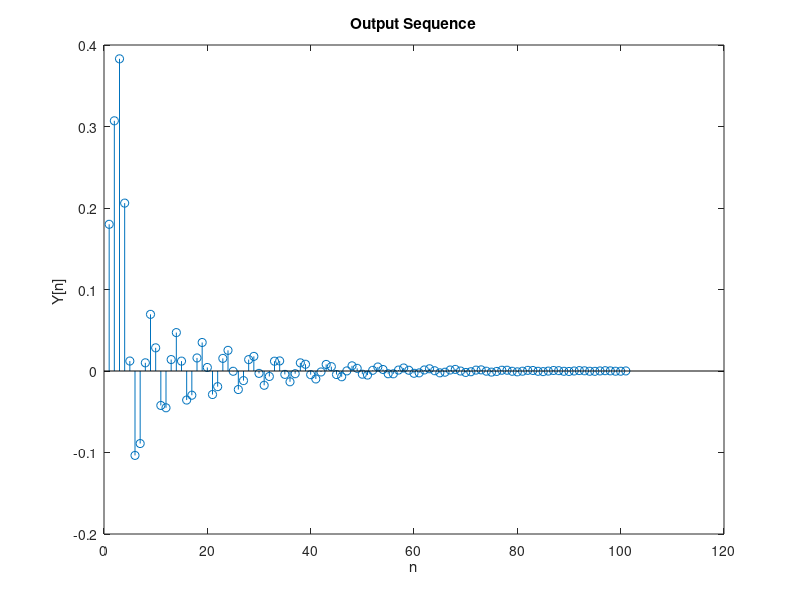

Write MATLAB code to recreate this figure.
%% *2.17*
% 
% 
% A discrete-time system is described by the following difference equation
% 
% *y[n] = 1.15y[n − 1] − 1.5y[n − 2] + 0.7y[n − 3] − 0.25y[n − 4] + 0.18x[n] 
% + 0.1x[n − 1] + 0.3x[n − 2] + 0.1x[n − 3] + 0.18x[n − 4]*
% 
% with zero initial conditions.

a = [1 -1.15 1.5 -0.7 0.25];
b = [0.18 0.1 0.3 0.1 0.18];
n = [0:100];
%% 
% (a) Compute and plot the impulse response h[n], 0 ≤ n ≤ 100 using the function  
% 
% *h=impz(b,a,N)*.

h = impz(b,a,length(n));
impz(b,a,length(n))

%% 
% (b) Compute and plot the output y[n], if x[n] = u[n], 0 ≤ n ≤ 100 using the 
% function
% 
% *y=filter(b,a,x)*.

y = filter(b,a,ones(1,length(n)));
stem(n,y)
title('Step Response') ; xlabel('n') ; ylabel('Amplitude ')
%% 
% (c) Compute and plot the output y[n], if x[n] = u[n], 0 ≤ n ≤ 100 using the 
% function
% 
% *y=conv(h,x).*

y = conv(h,ones(1,length(n)));
stem(y) 
title('Output Sequence') ; xlabel('n') ; ylabel('Y[n] ')

%% 
% (d) Compute and plot the output y[n], if x[n] = u[n], 0 ≤ n ≤ 100 using the 
% function
% 
% *y=filter(h,1,x)*

y = conv(h,1,'full');
stem(y) 
title('Output Sequence') ; xlabel('n') ; ylabel('Y[n] ')